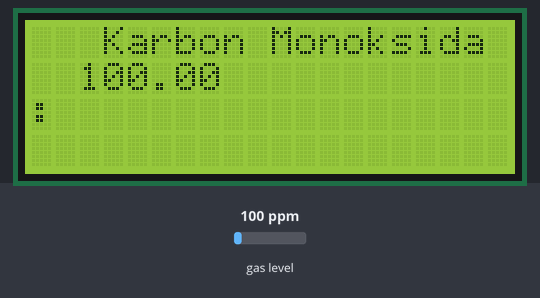
The sketch below on a simulated Arduino Uno, built with avr-gcc and run on an emulated ATmega328P. Parts: 20×4 character LCD. The test bench sets the inputs (shaded band); at power-on: gas level 100 ppm. What the sketch prints to the serial monitor is not drawn.

Above: at 1.3 s.
1.4 s: gas level set to 20 ppm
At 2.1 s:
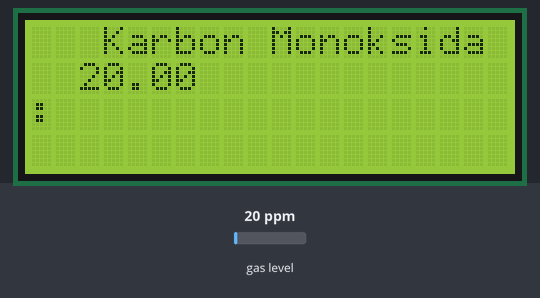
4.4 s: gas level set to 250 ppm
At 5.3 s:
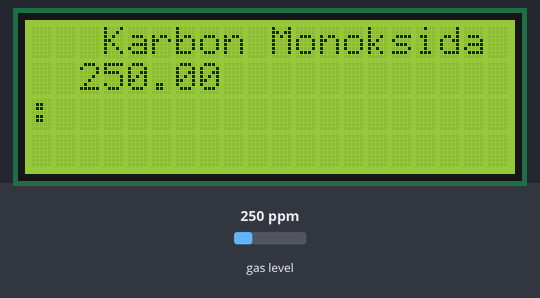
6.4 s: gas level set to 500 ppm
At 6.8 s:
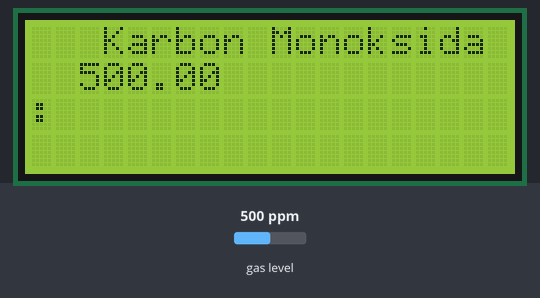
Timing chart, 0 to 9.4 s (numbered marks = the images above; inputs shaded):
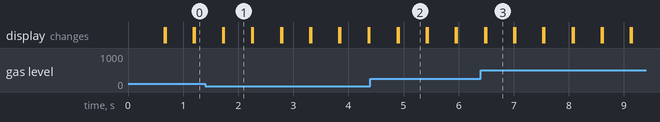

Measured:
- after the input at 1.4 s, the display: first differs from a run without the input after 0.34 s (image 1)
- after the input at 4.4 s, the display: first differs from a run without the input after 0.51 s (image 2)
- what the display in image 1 shows lasts 0.5 s, from 1.7 s to 2.2 s

The sketch:

mq7sampl.ino
```cpp
#include "MQ7.h"
#include <Wire.h>
#include <LiquidCrystal_I2C.h>

LiquidCrystal_I2C lcd(0x27,20,4);  // set the LCD address to 0x27 for a 16 chars and 2 line display

MQ7 mq7(A0, 5.0);

void setup()
{
  Serial.begin(9600);
    lcd.init();                      // initialize the lcd
  lcd.init();
  // Print a message to the LCD.
  lcd.backlight();
}

void loop()
{
  Serial.print("Karbon Monoksida : ");
  Serial.println(mq7.getPPM());
    lcd.setCursor(3,0);
  lcd.print("Karbon Monoksida : ");
    lcd.setCursor(2,1);
  lcd.print(mq7.getPPM());
  delay(500);
 lcd.clear();
}
```
